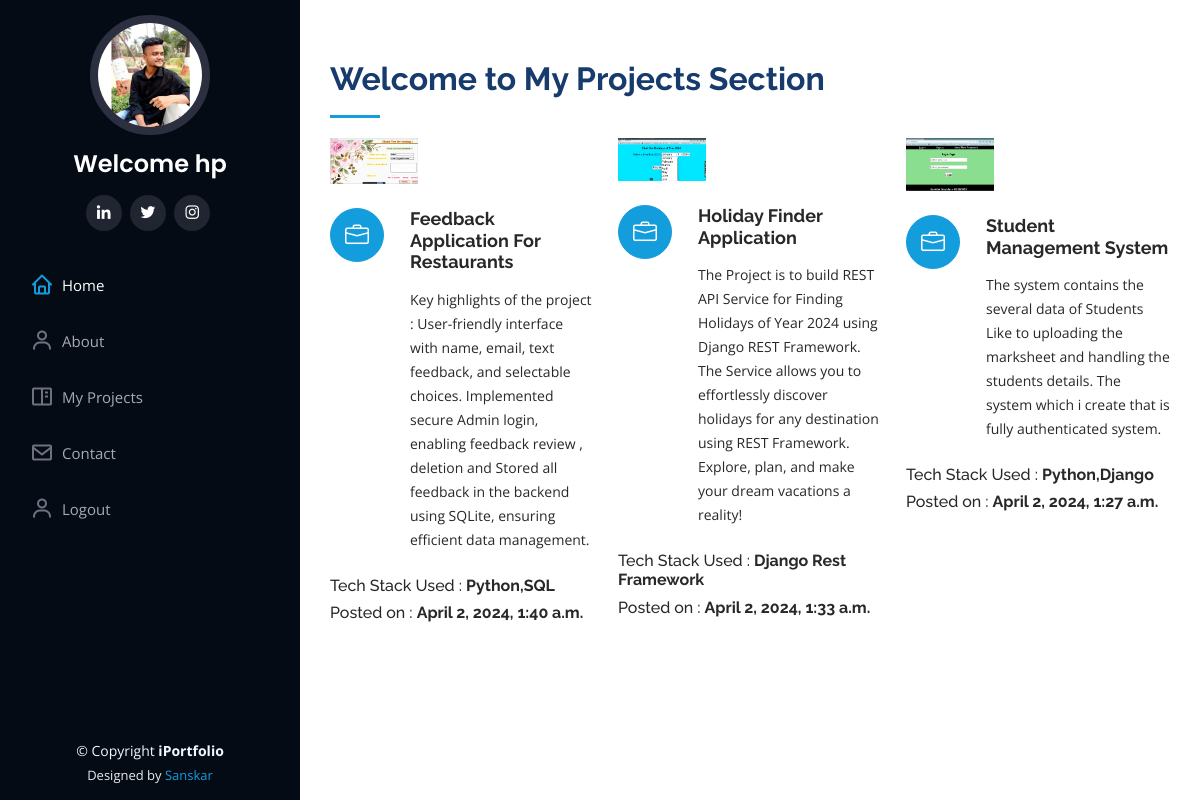
Page /myproject (signed in) on the committed database.
### portfolio/models.py (models this page shows, shortened)
class Project(models.Model):
    title = models.CharField(max_length = 40)
    description = models.TextField()
    techstack = models.CharField(max_length = 50)
    img = models.ImageField(upload_to = 'project' , blank = True , null = True)
    timestamp = models.DateTimeField(auto_now_add=True , blank = True)

### portfolio/views.py (the view)
# urls.py: path("myproject" , views.myproject , name = "myproject"),
def myproject(request):
    posts = Project.objects.all()
    context = {"posts" : posts}
    return render(request , "handleblog.html" , context)

### templates/handleblog.html (shortened to what this page needs)
{% extends 'basic.html' %}
{% block body %}
{% load static %}
<section id="services" class="services">
    <div class="container">
      <div class="section-title">
        <h2>Welcome to My Projects Section </h2>
        <div class="row">
        {% for post in posts reversed %}
        <div class="col-lg-4 col-md-6 icon-box" data-aos="fade-up">
            <div class="col-lg-4" data-aos="fade-right">
                <img src="{{  post.img.url  }}" class="img-fluid" alt="no image found">
              </div> <br>
          <div class="icon"><i class="bi bi-briefcase"></i></div>
          <h4 class="title">{{ post.title }}</h4>
          <p class="description">{{ post.description }}</p> <br>
          <h6> Tech Stack Used : <b> {{ post.techstack }} </b></h6>
        <h6> Posted on : <b> {{ post.timestamp }} </b></h6>
        </div>
        {% endfor %}
  </section>
{% endblock body %}

### templates/basic.html (shortened to what this page needs)
{% load static %}
<!DOCTYPE html>
<html lang="en">
<head>
  <link href="{%  static 'assets1/vendor/aos/aos.css' %}" rel="stylesheet">
  <link href="{%  static 'assets1/vendor/bootstrap/css/bootstrap.min.css'  %}" rel="stylesheet">
  <link href="{%  static 'assets1/vendor/bootstrap-icons/bootstrap-icons.css' %}" rel="stylesheet">
  <link href="{%  static 'assets1/vendor/boxicons/css/boxicons.min.css' %}" rel="stylesheet">
  <link href="{%  static 'assets1/vendor/glightbox/css/glightbox.min.css' %}" rel="stylesheet">
  <link href="{%  static 'assets1/vendor/swiper/swiper-bundle.min.css' %}" rel="stylesheet">
  <link href="{%  static 'assets1/css/style.css' %}" rel="stylesheet">
</head>
<body>
  <header id="header">
    <div class="d-flex flex-column">
      <div class="profile">
        <img src="{% static 'assets1/img/My_PIC2.jpg' %}" alt="" class="img-fluid rounded-circle">
        <h1 class="text-light"><a href="/"> Welcome {{ user.username }}</a></h1>
        <div class="social-links mt-3 text-center">
          <a href="https://www.linkedin.com/in/sanskar-gawade-58154a21b/"  target="_blank"  class="linkedin"><i class="bx bxl-linkedin" ></i></a>
          <a href="https://twitter.com/GawadeSanskar" target="_blank" class="twitter"><i class="bx bxl-twitter"></i></a>
          <a href="https://www.instagram.com/sanskarr18/" target="_blank" class="instagram"><i class="bx bxl-instagram"></i></a>
        </div>
      </div>
      <nav id="navbar" class="nav-menu navbar">
        <ul>
          <li><a href="/" class="nav-link scrollto active"><i class="bx bx-home"></i> <span>Home</span></a></li>
          <li><a href="/about" class="nav-link scrollto"><i class="bx bx-user"></i> <span>About</span></a></li>
          <li><a href="/myproject" class="nav-link scrollto"><i class="bx bx-book-content"></i> <span>My Projects</span></a></li>
          {% if not request.user.is_authenticated %}
          <li><a href="/auth/signup/" class="nav-link scrollto"><i class="bx bx-user"></i> <span>SignUp</span></a></li>
          <li><a href="/auth/login/" class="nav-link scrollto"><i class="bx bx-user"></i> <span>Login</span></a></li>
          {% else %}
          <li><a href="/contact" class="nav-link scrollto"><i class="bx bx-envelope"></i> <span>Contact</span></a></li>
          <li><a href="/auth/logout/" class="nav-link scrollto"><i class="bx bx-user"></i> <span>Logout</span></a></li>
          {% endif %}
        </ul>
      </nav>
    </div>
  </header>
  <main id = "main">
    {%  block body  %}
    {%  endblock body %}
  </main>
  <footer id="footer">
    <div class="container">
      <div class="copyright">
        &copy; Copyright <strong><span>iPortfolio</span></strong>
      </div>
      <div class="credits">
        Designed by <a href="">Sanskar</a>
      </div>
    </div>
  </footer>
</body>
</html>

### static/assets1/css/style.css (style rules this page uses)
body { font-family: "Open Sans", sans-serif; color: #272829; }
a { color: #149ddd; text-decoration: none; }
h1, h2, h3, h4, h5, h6 { font-family: "Raleway", sans-serif; }
#header { position: fixed; top: 0; left: 0; bottom: 0; width: 300px; transition: all ease-in-out 0.5s; z-index: 9997; transition: all 0.5s; padding: 0 15px; background: #040b14; overflow-y: auto; }
#header .profile img { margin: 15px auto; display: block; width: 120px; border: 8px solid #2c2f3f; }
#header .profile h1 { font-size: 24px; margin: 0; padding: 0; font-weight: 600; -moz-text-align-last: center; text-align-last: center; font-family: "Poppins", sans-serif; }
#header .profile h1 a, #header .profile h1 a:hover { color: #fff; text-decoration: none; }
#header .profile .social-links a { font-size: 18px; display: inline-block; background: #212431; color: #fff; line-height: 1; padding: 8px 0; margin-right: 4px; border-radius: 50%; text-align: center; width: 36px; height: 36px; transition: 0.3s; }
#main { margin-left: 300px; }
.container, .container-fluid { padding-left: 30px; padding-right: 30px; }
.nav-menu { padding: 30px 0 0 0; }
.nav-menu * { margin: 0; padding: 0; list-style: none; }
.nav-menu>ul>li { position: relative; white-space: nowrap; }
.nav-menu a, .nav-menu a:focus { display: flex; align-items: center; color: #a8a9b4; padding: 12px 15px; margin-bottom: 8px; transition: 0.3s; font-size: 15px; }
.nav-menu a i, .nav-menu a:focus i { font-size: 24px; padding-right: 8px; color: #6f7180; }
.nav-menu a:hover, .nav-menu .active, .nav-menu .active:focus, .nav-menu li:hover>a { text-decoration: none; color: #fff; }
.nav-menu a:hover i, .nav-menu .active i, .nav-menu .active:focus i, .nav-menu li:hover>a i { color: #149ddd; }
section { padding: 60px 0; overflow: hidden; }
.section-title { padding-bottom: 30px; }
.section-title h2 { font-size: 32px; font-weight: bold; margin-bottom: 20px; padding-bottom: 20px; position: relative; color: #173b6c; }
.section-title h2::after { content: ""; position: absolute; display: block; width: 50px; height: 3px; background: #149ddd; bottom: 0; left: 0; }
.section-title p { margin-bottom: 0; }
.services .icon-box { margin-bottom: 20px; }
.services .icon { float: left; display: flex; align-items: center; justify-content: center; width: 54px; height: 54px; background: #149ddd; border-radius: 50%; transition: 0.5s; border: 1px solid #149ddd; }
.services .icon i { color: #fff; font-size: 24px; line-height: 0; }
.services .title { margin-left: 80px; font-weight: 700; margin-bottom: 15px; font-size: 18px; }
.services .description { margin-left: 80px; line-height: 24px; font-size: 14px; }
#footer { padding: 15px; color: #f4f6fd; font-size: 14px; position: fixed; left: 0; bottom: 0; width: 300px; z-index: 9999; background: #040b14; }
#footer .copyright { text-align: center; }
#footer .credits { padding-top: 5px; text-align: center; font-size: 13px; color: #eaebf0; }

### rows in the picture
Project: img (picture), title "Feedback Application For Restaurants", description "Key highlights of the project : User-friendly interface with name, email, text feedback, and selectable choices. Implemented secure Admin login, enabling feedback review , deletion and Stored all feedback in the backend using SQLite, ensuring efficient data management.", techstack "Python,SQL", timestamp "April 2, 2024, 1:40 a.m."
Project: img (picture), title "Holiday Finder Application", description "The Project is to build REST API Service for Finding Holidays of Year 2024 using Django REST Framework. The Service allows you to effortlessly discover holidays for any destination using REST Framework. Explore, plan, and make your dream vacations a reality!", techstack "Django Rest Framework", timestamp "April 2, 2024, 1:33 a.m."
Project: img (picture), title "Student Management System", description "The system contains the several data of Students Like to uploading the marksheet and handling the students details. The system which i create that is fully authenticated system.", techstack "Python,Django", timestamp "April 2, 2024, 1:27 a.m."

### other values in the picture
{{ user.username }} "hp"
